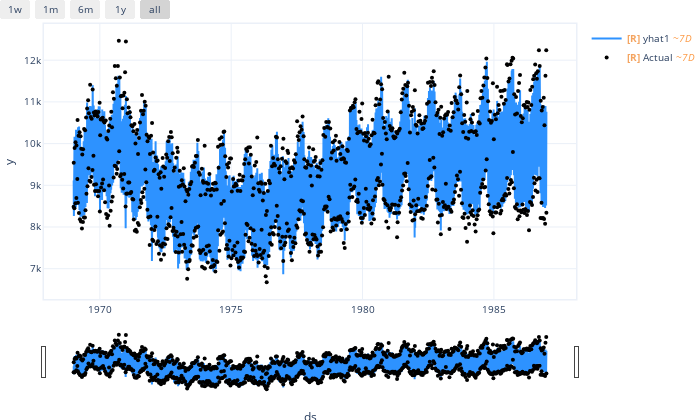

Notebook code for this chart:
### Code cell
fig.show()

### Figure 1 — Plotly figure (JSON) as saved in the notebook; plotly's stock layout.template omitted (floating-point values rounded to 4 significant figures; data arrays with more than 128 entries replaced by an {"elided": "..."} marker saying what was removed)
{"data": [{"fill": "none", "line": {"color": "rgba(45, 146, 255, 1.0)", "width": 2}, "mode": "lines", "name": "<b style=\"color:sandybrown\">[R]</b> yhat1 <i style=\"color:#fc9944\">~7D</i>", "type": "scatter", "uid": "f3f87d78-fa2d-492c-8db2-af94b1e870b8", "x": {"elided": "1000 str values"}, "y": {"elided": "1000 float values"}}, {"marker": {"color": "black", "size": 4}, "mode": "markers", "name": "<b style=\"color:sandybrown\">[R]</b> Actual <i style=\"color:#fc9944\">~7D</i>", "type": "scatter", "uid": "4e33d426-7c81-4664-bba2-7694d5c20043", "x": {"elided": "1000 str values"}, "y": {"elided": "1000 int values"}}], "layout": {"autosize": true, "font": {"size": 10}, "height": 420, "hovermode": "x unified", "margin": {"b": 0, "l": 0, "pad": 0, "r": 10, "t": 10}, "showlegend": true, "title": {"font": {"size": 12}}, "width": 700, "xaxis": {"linewidth": 1.5, "mirror": true, "rangeselector": {"buttons": [{"count": 7, "label": "1w", "step": "day", "stepmode": "backward"}, {"count": 1, "label": "1m", "step": "month", "stepmode": "backward"}, {"count": 6, "label": "6m", "step": "month", "stepmode": "backward"}, {"count": 1, "label": "1y", "step": "year", "stepmode": "backward"}, {"step": "all"}]}, "rangeslider": {"visible": true}, "showline": true, "title": {"text": "ds"}, "type": "date"}, "yaxis": {"linewidth": 1.5, "mirror": true, "showline": true, "title": {"text": "y"}}}}
